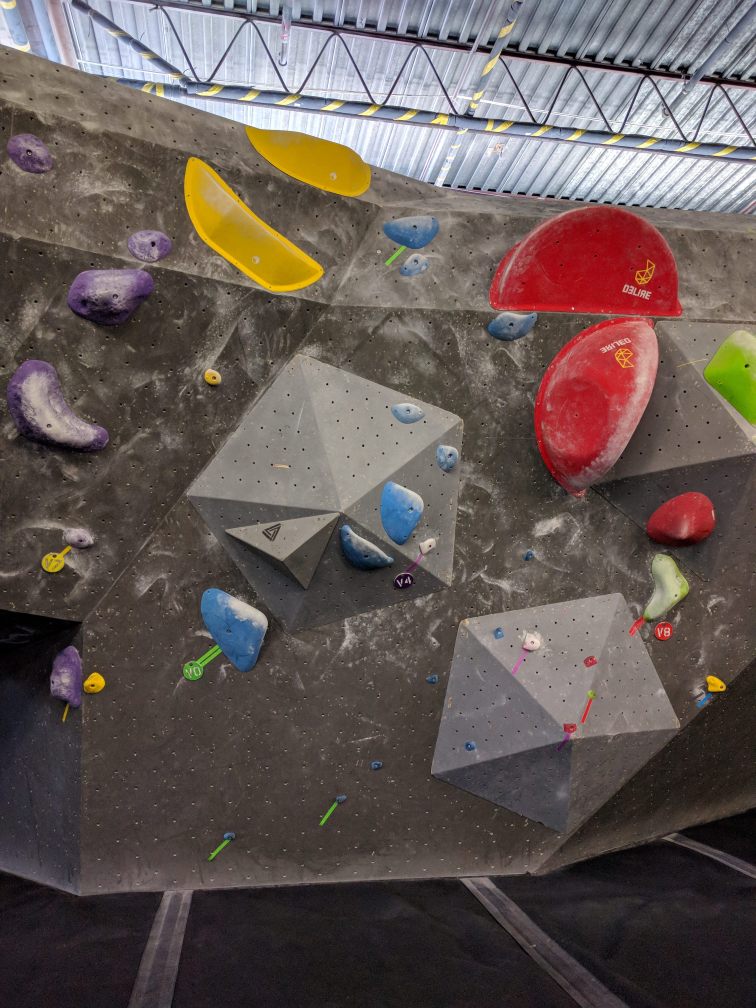
#> input picture Sample-Data/6.jpg, 3024 x 4032 px (shown at 1/4 size)
$ python canny.py --input Sample-Data/6.jpg
#> lines starting #> are read from the running program, lines starting #| are printed output that depends on the picture
from __future__ import print_function
import cv2 as cv
import argparse

max_lowThreshold = 100
window_name = 'Edge Map'
title_trackbar = 'Min Threshold:'
ratio = 2
kernel_size = 3

def CannyThreshold(val):
    low_threshold = val
    img_blur = cv.blur(src_gray, (5,5))
    detected_edges = cv.Canny(img_blur, low_threshold, low_threshold*ratio, kernel_size)
    mask = detected_edges != 0
    dst = src * (mask[:,:,None].astype(src.dtype))

    dst = cv.resize(dst, (1000, 800))

    cv.imshow(window_name, dst)

parser = argparse.ArgumentParser(description='Code for Canny Edge Detector tutorial.')
parser.add_argument('--input', help='Path to input image.', default='../data/fruits.jpg')
args = parser.parse_args()

src = cv.imread(args.input)
#> src is the input picture: shape (4032, 3024, 3); mean B, G, R 85.4, 89, 100.3
if src is None:
    print('Could not open or find the image: ', args.input)
    exit(0)

src_gray = cv.cvtColor(src, cv.COLOR_BGR2GRAY)
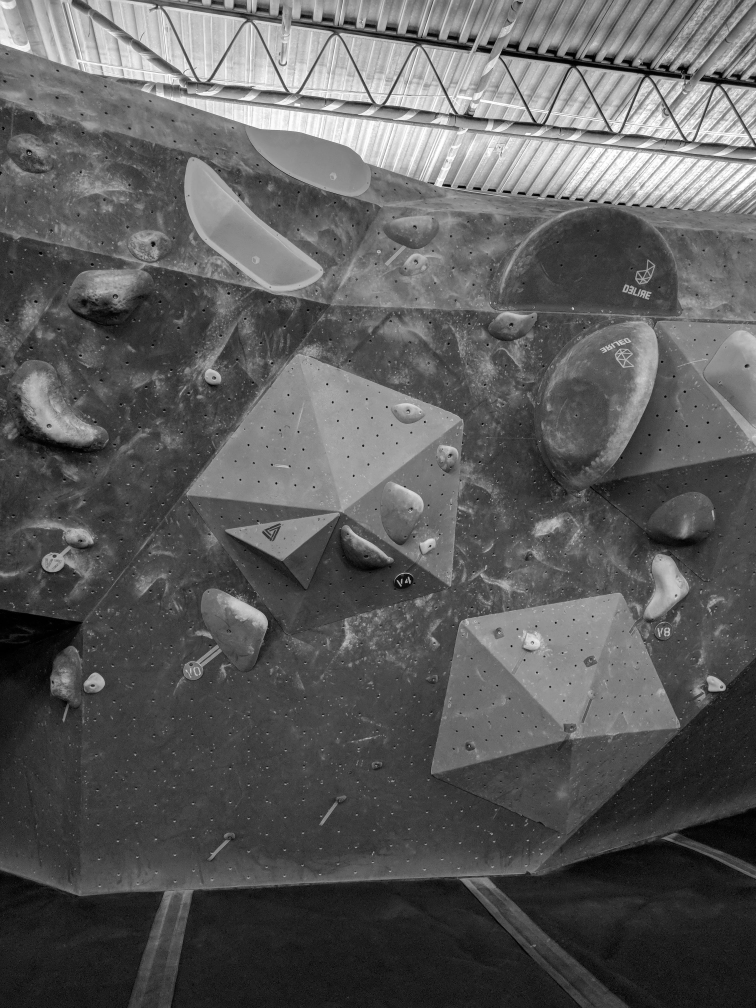
#> src_gray: shape (4032, 3024) (shown at 1/4 size); min 0, max 255, mean 92

cv.namedWindow(window_name)
cv.createTrackbar(title_trackbar, window_name , 0, max_lowThreshold, CannyThreshold)
#> slider 'Min Threshold:' is set to 20
CannyThreshold(0)
#> in CannyThreshold, `detected_edges = cv.Canny(img_blur, low_threshold, low_threshold*ratio..`:
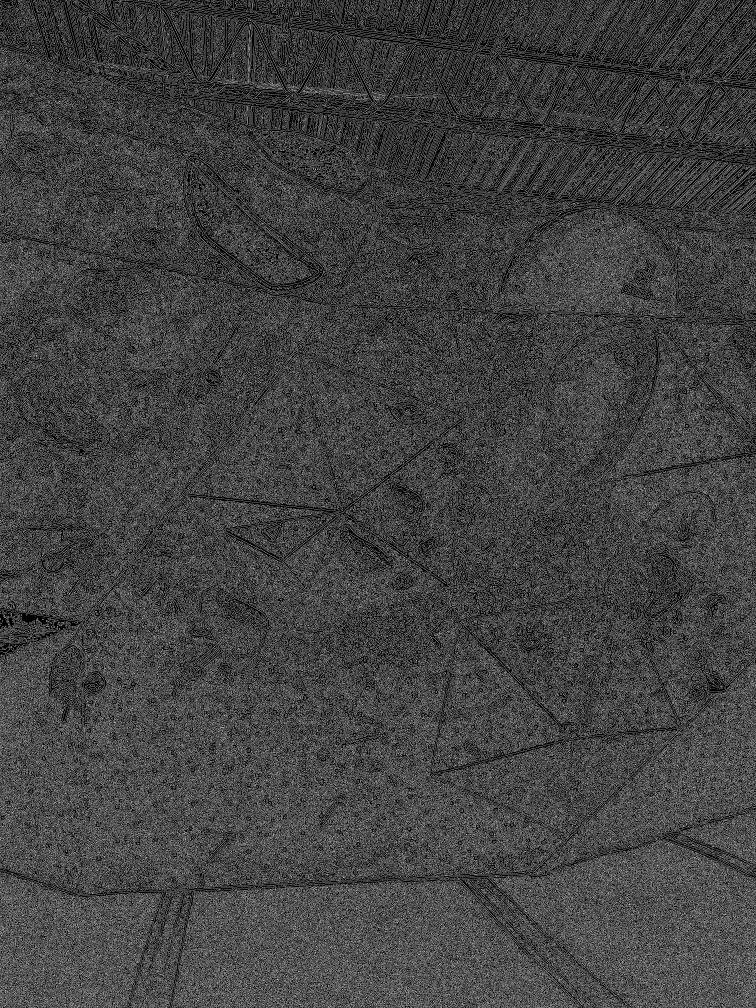
#> detected_edges: shape (4032, 3024) (shown at 1/4 size); 25.9% white in thin lines or dots
#> in CannyThreshold, `mask = detected_edges != 0`: mask: shape (4032, 3024) bool; 25.9% white in thin lines or dots
#> in CannyThreshold, `dst = cv.resize(dst, (1000, 800))`:
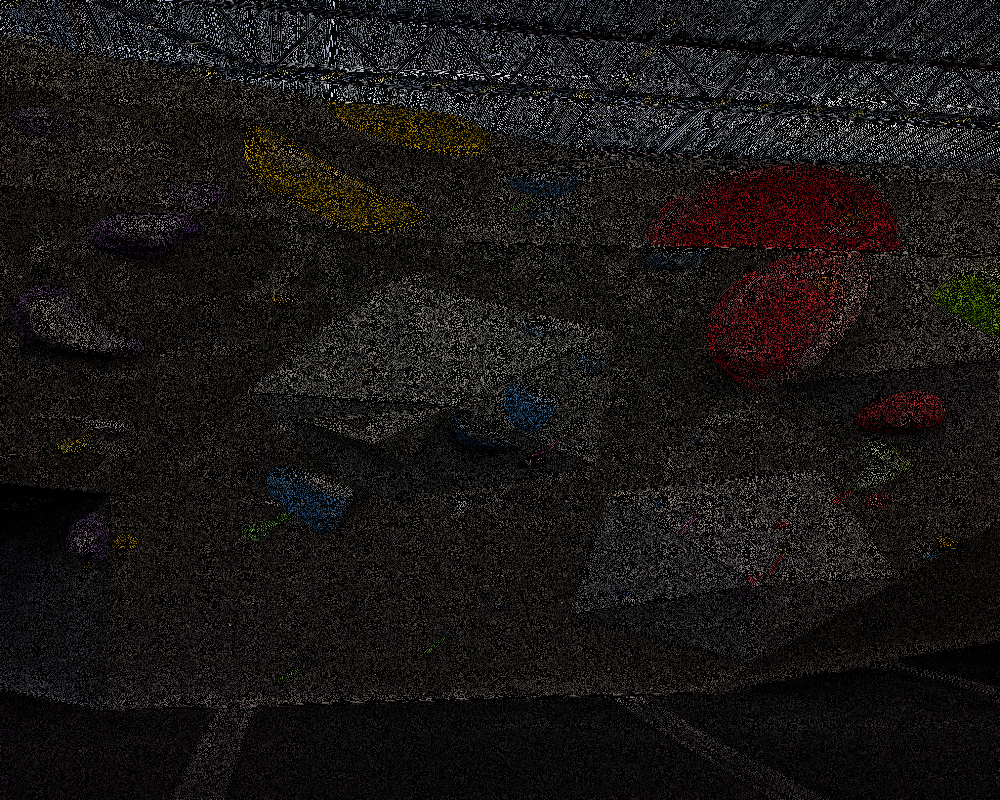
#> dst: shape (800, 1000, 3); mean B, G, R 20.7, 21.6, 24.6
cv.waitKey()
#> call 2 of CannyThreshold, with val = 20
#> in CannyThreshold (call 2), `detected_edges = cv.Canny(img_blur, low_threshold, low_threshold*ratio..`:
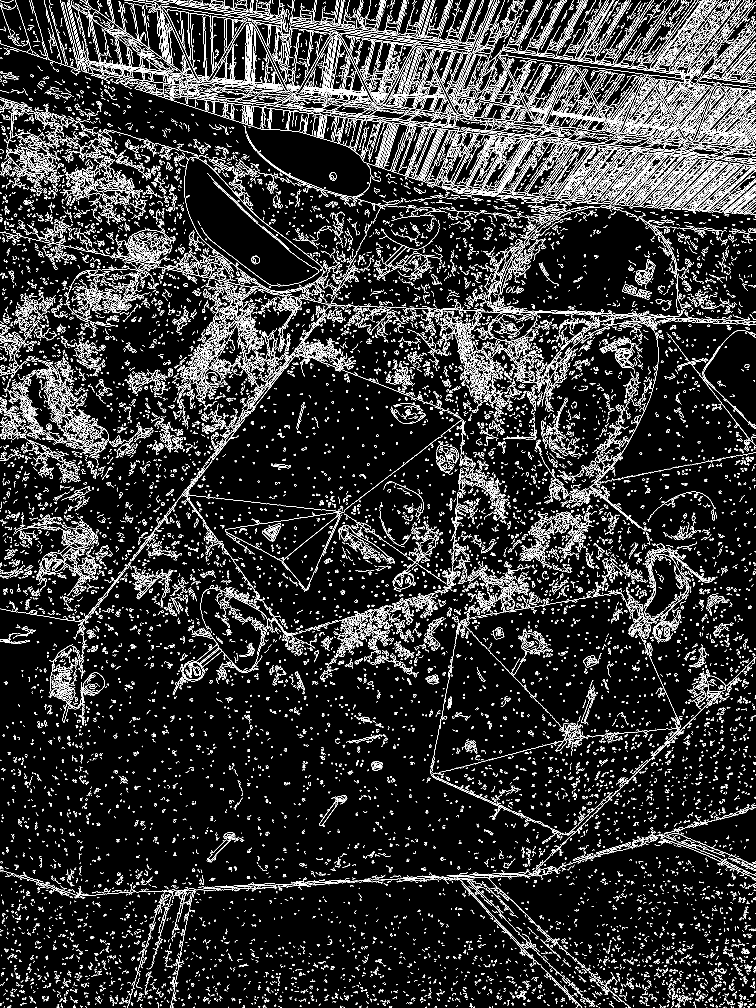
#> detected_edges: shape (4032, 3024) (shown at 1/4 size); 6.6% white in thin lines or dots
#> in CannyThreshold (call 2), `mask = detected_edges != 0`: mask: shape (4032, 3024) bool; 6.6% white in thin lines or dots
#> in CannyThreshold (call 2), `dst = src * (mask[:,:,None].astype(src.dtype))`:
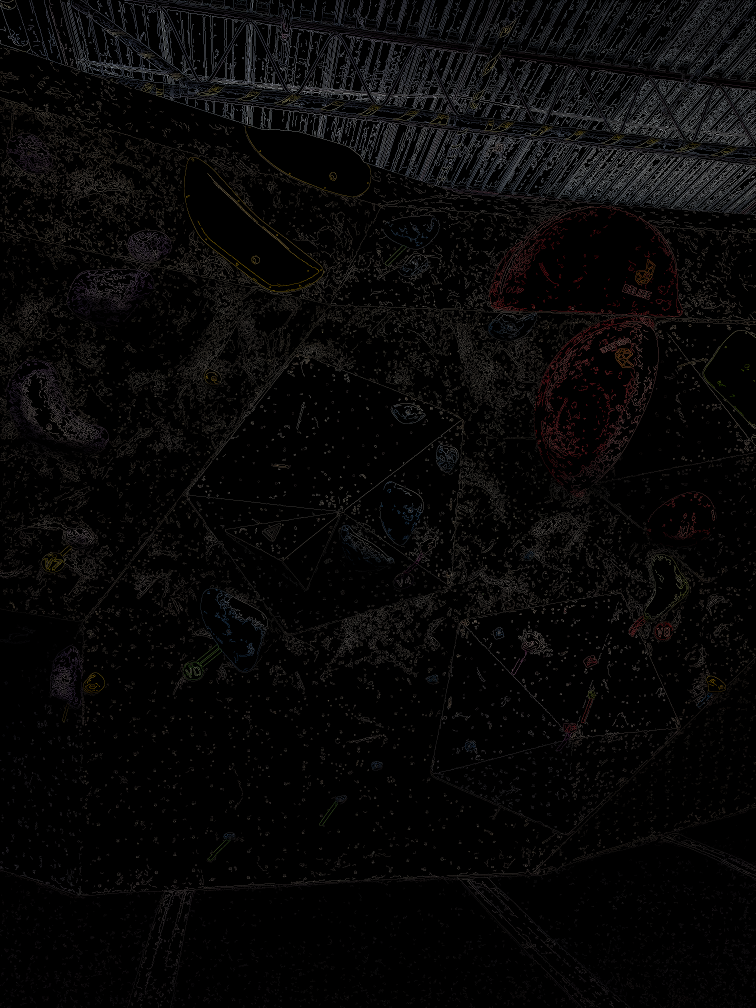
#> dst: shape (4032, 3024, 3) (shown at 1/4 size); mean B, G, R 7.3, 7.3, 7.9
#> in CannyThreshold (call 2), `dst = cv.resize(dst, (1000, 800))`:
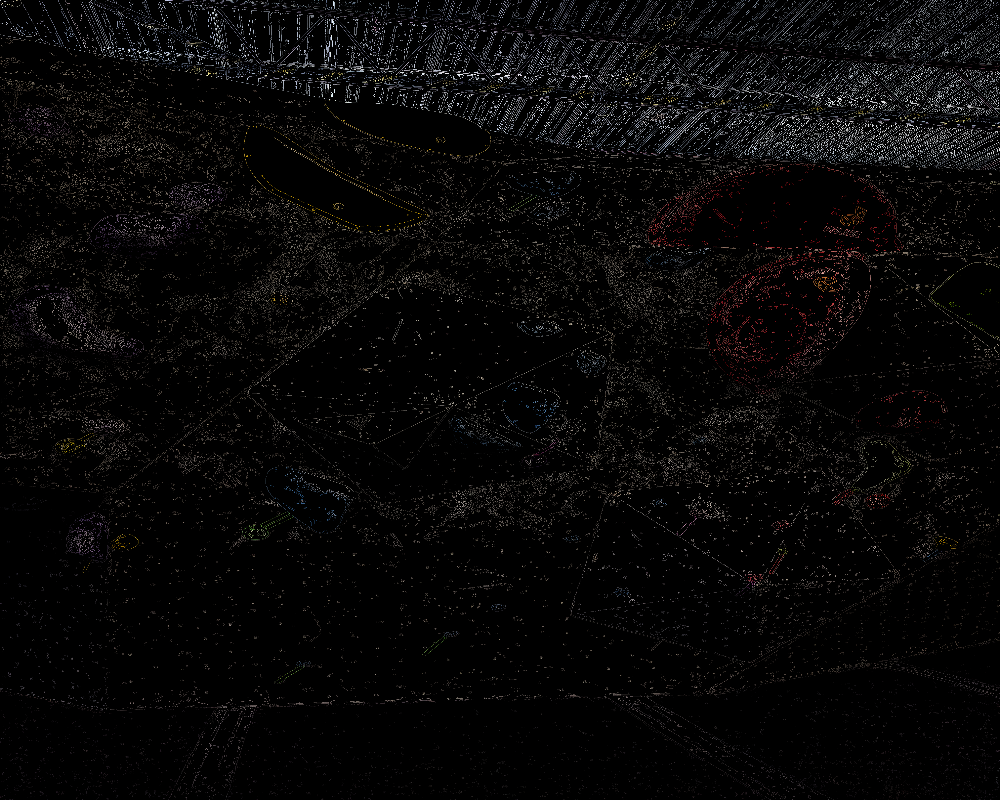
#> dst: shape (800, 1000, 3); mean B, G, R 7.3, 7.3, 7.9
